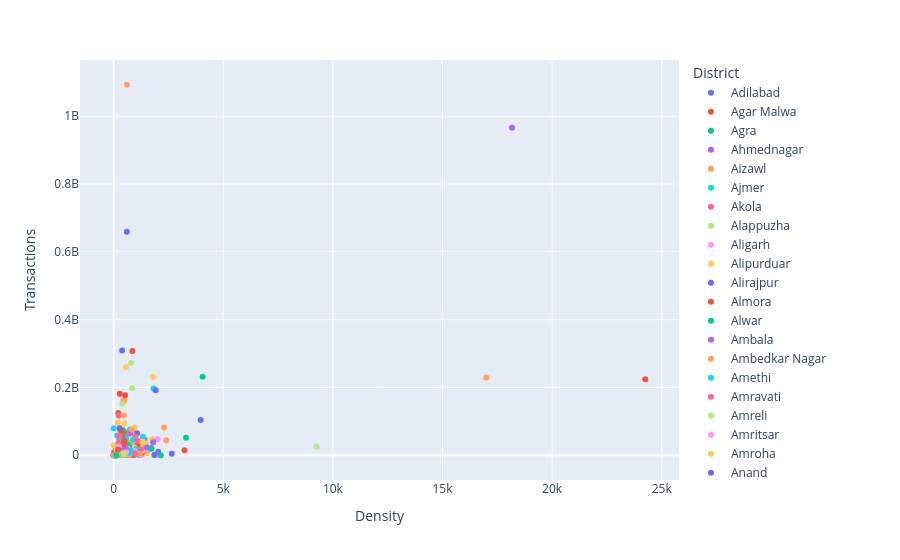

Write notebook code for a chart like this one.
### Code cell
# Q10 part 2 plotting scatter plot chart 
px.scatter(tnx_volume_density,
           x='Density',
           y='Transactions',
          color='District')
